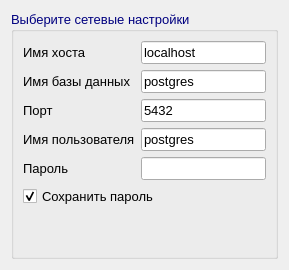
      <widget class="QWidget" name="tab_2">
       <attribute name="title">
        <string>База данных</string>
       </attribute>
       <layout class="QVBoxLayout" name="verticalLayout_6">
        <item>
         <widget class="QGroupBox" name="groupBox_2">
          <property name="palette">
           <palette>
            <active>
             <colorrole role="WindowText">
              <brush brushstyle="SolidPattern">
               <color alpha="255">
                <red>0</red>
                <green>0</green>
                <blue>127</blue>
               </color>
              </brush>
             </colorrole>
            </active>
            <inactive>
             <colorrole role="WindowText">
              <brush brushstyle="SolidPattern">
               <color alpha="255">
                <red>0</red>
                <green>0</green>
                <blue>127</blue>
               </color>
              </brush>
             </colorrole>
            </inactive>
            <disabled>
             <colorrole role="WindowText">
              <brush brushstyle="SolidPattern">
               <color alpha="255">
                <red>120</red>
                <green>120</green>
                <blue>120</blue>
               </color>
              </brush>
             </colorrole>
            </disabled>
           </palette>
          </property>
          <property name="font">
           <font>
            <pointsize>10</pointsize>
           </font>
          </property>
          <property name="tabletTracking">
           <bool>false</bool>
          </property>
          <property name="title">
           <string>Выберите сетевые настройки</string>
          </property>
          <layout class="QGridLayout" name="gridLayout">
           <item row="2" column="2">
            <widget class="QLineEdit" name="le_port">
             <property name="palette">
              <palette>
               <active>
                <colorrole role="WindowText">
                 <brush brushstyle="SolidPattern">
                  <color alpha="255">
                   <red>0</red>
                   <green>0</green>
                   <blue>0</blue>
                  </color>
                 </brush>
                </colorrole>
               </active>
               <inactive>
                <colorrole role="WindowText">
                 <brush brushstyle="SolidPattern">
                  <color alpha="255">
                   <red>0</red>
                   <green>0</green>
                   <blue>0</blue>
                  </color>
                 </brush>
                </colorrole>
               </inactive>
               <disabled>
                <colorrole role="WindowText">
                 <brush brushstyle="SolidPattern">
                  <color alpha="255">
                   <red>120</red>
                   <green>120</green>
                   <blue>120</blue>
                  </color>
                 </brush>
                </colorrole>
               </disabled>
              </palette>
             </property>
             <property name="font">
              <font>
               <pointsize>10</pointsize>
              </font>
             </property>
             <property name="text">
              <string>5432</string>
             </property>
            </widget>
           </item>
           <item row="5" column="0" colspan="3">
            <widget class="QCheckBox" name="checkBox">
             <property name="palette">
              <palette>
               <active>
                <colorrole role="WindowText">
                 <brush brushstyle="SolidPattern">
                  <color alpha="255">
                   <red>0</red>
                   <green>0</green>
                   <blue>0</blue>
                  </color>
                 </brush>
                </colorrole>
               </active>
               <inactive>
                <colorrole role="WindowText">
                 <brush brushstyle="SolidPattern">
                  <color alpha="255">
                   <red>0</red>
                   <green>0</green>
                   <blue>0</blue>
                  </color>
                 </brush>
                </colorrole>
               </inactive>
               <disabled>
                <colorrole role="WindowText">
                 <brush brushstyle="SolidPattern">
                  <color alpha="255">
                   <red>120</red>
                   <green>120</green>
                   <blue>120</blue>
                  </color>
                 </brush>
                </colorrole>
               </disabled>
              </palette>
             </property>
             <property name="text">
              <string>Сохранить пароль</string>
             </property>
             <property name="checked">
              <bool>true</bool>
             </property>
            </widget>
           </item>
           <item row="3" column="0" colspan="2">
            <widget class="QLabel" name="label_5">
             <property name="palette">
              <palette>
               <active>
                <colorrole role="WindowText">
                 <brush brushstyle="SolidPattern">
                  <color alpha="255">
                   <red>0</red>
                   <green>0</green>
                   <blue>0</blue>
                  </color>
                 </brush>
                </colorrole>
               </active>
               <inactive>
                <colorrole role="WindowText">
                 <brush brushstyle="SolidPattern">
                  <color alpha="255">
                   <red>0</red>
                   <green>0</green>
                   <blue>0</blue>
                  </color>
                 </brush>
                </colorrole>
               </inactive>
               <disabled>
                <colorrole role="WindowText">
                 <brush brushstyle="SolidPattern">
                  <color alpha="255">
                   <red>120</red>
                   <green>120</green>
                   <blue>120</blue>
                  </color>
                 </brush>
                </colorrole>
               </disabled>
              </palette>
             </property>
             <property name="font">
              <font>
               <pointsize>10</pointsize>
              </font>
             </property>
             <property name="text">
              <string>Имя пользователя</string>
             </property>
            </widget>
           </item>
           <item row="4" column="2">
            <widget class="QLineEdit" name="le_pass">
             <property name="palette">
              <palette>
               <active>
                <colorrole role="WindowText">
                 <brush brushstyle="SolidPattern">
                  <color alpha="255">
                   <red>0</red>
                   <green>0</green>
                   <blue>0</blue>
                  </color>
                 </brush>
                </colorrole>
               </active>
               <inactive>
                <colorrole role="WindowText">
                 <brush brushstyle="SolidPattern">
                  <color alpha="255">
                   <red>0</red>
                   <green>0</green>
                   <blue>0</blue>
                  </color>
                 </brush>
                </colorrole>
               </inactive>
               <disabled>
                <colorrole role="WindowText">
                 <brush brushstyle="SolidPattern">
                  <color alpha="255">
                   <red>120</red>
                   <green>120</green>
                   <blue>120</blue>
                  </color>
                 </brush>
                </colorrole>
               </disabled>
              </palette>
             </property>
             <property name="font">
              <font>
               <pointsize>10</pointsize>
              </font>
             </property>
             <property name="inputMask">
              <string/>
             </property>
             <property name="text">
              <string/>
             </property>
            </widget>
           </item>
           <item row="1" column="2">
            <widget class="QLineEdit" name="le_db">
             <property name="sizePolicy">
              <sizepolicy hsizetype="Expanding" vsizetype="Fixed">
               <horstretch>0</horstretch>
               <verstretch>0</verstretch>
              </sizepolicy>
             </property>
             <property name="palette">
              <palette>
               <active>
                <colorrole role="WindowText">
                 <brush brushstyle="SolidPattern">
                  <color alpha="255">
                   <red>0</red>
                   <green>0</green>
                   <blue>0</blue>
                  </color>
                 </brush>
                </colorrole>
               </active>
               <inactive>
                <colorrole role="WindowText">
                 <brush brushstyle="SolidPattern">
                  <color alpha="255">
                   <red>0</red>
                   <green>0</green>
                   <blue>0</blue>
                  </color>
                 </brush>
                </colorrole>
               </inactive>
               <disabled>
                <colorrole role="WindowText">
                 <brush brushstyle="SolidPattern">
                  <color alpha="255">
                   <red>120</red>
                   <green>120</green>
                   <blue>120</blue>
                  </color>
                 </brush>
                </colorrole>
               </disabled>
              </palette>
             </property>
             <property name="font">
              <font>
               <pointsize>10</pointsize>
              </font>
             </property>
             <property name="text">
              <string>postgres</string>
             </property>
            </widget>
           </item>
           <item row="2" column="0">
            <widget class="QLabel" name="label_8">
             <property name="palette">
              <palette>
               <active>
                <colorrole role="WindowText">
                 <brush brushstyle="SolidPattern">
                  <color alpha="255">
                   <red>0</red>
                   <green>0</green>
                   <blue>0</blue>
                  </color>
                 </brush>
                </colorrole>
               </active>
               <inactive>
                <colorrole role="WindowText">
                 <brush brushstyle="SolidPattern">
                  <color alpha="255">
                   <red>0</red>
                   <green>0</green>
                   <blue>0</blue>
                  </color>
                 </brush>
                </colorrole>
               </inactive>
               <disabled>
                <colorrole role="WindowText">
                 <brush brushstyle="SolidPattern">
                  <color alpha="255">
                   <red>120</red>
                   <green>120</green>
                   <blue>120</blue>
                  </color>
                 </brush>
                </colorrole>
               </disabled>
              </palette>
             </property>
             <property name="font">
              <font>
               <pointsize>10</pointsize>
              </font>
             </property>
             <property name="text">
              <string>Порт</string>
             </property>
            </widget>
           </item>
           <item row="1" column="0" colspan="2">
            <widget class="QLabel" name="label_6">
             <property name="palette">
              <palette>
               <active>
                <colorrole role="WindowText">
                 <brush brushstyle="SolidPattern">
                  <color alpha="255">
                   <red>0</red>
                   <green>0</green>
                   <blue>0</blue>
                  </color>
                 </brush>
                </colorrole>
               </active>
               <inactive>
                <colorrole role="WindowText">
                 <brush brushstyle="SolidPattern">
                  <color alpha="255">
                   <red>0</red>
                   <green>0</green>
                   <blue>0</blue>
                  </color>
                 </brush>
                </colorrole>
               </inactive>
               <disabled>
                <colorrole role="WindowText">
                 <brush brushstyle="SolidPattern">
                  <color alpha="255">
                   <red>120</red>
                   <green>120</green>
                   <blue>120</blue>
                  </color>
                 </brush>
                </colorrole>
               </disabled>
              </palette>
             </property>
             <property name="font">
              <font>
               <pointsize>10</pointsize>
              </font>
             </property>
             <property name="text">
              <string>Имя базы данных</string>
             </property>
            </widget>
           </item>
           <item row="0" column="0" colspan="2">
            <widget class="QLabel" name="label_4">
             <property name="palette">
              <palette>
               <active>
                <colorrole role="WindowText">
                 <brush brushstyle="SolidPattern">
                  <color alpha="255">
                   <red>0</red>
                   <green>0</green>
                   <blue>0</blue>
                  </color>
                 </brush>
                </colorrole>
               </active>
               <inactive>
                <colorrole role="WindowText">
                 <brush brushstyle="SolidPattern">
                  <color alpha="255">
                   <red>0</red>
                   <green>0</green>
                   <blue>0</blue>
                  </color>
                 </brush>
                </colorrole>
               </inactive>
               <disabled>
                <colorrole role="WindowText">
                 <brush brushstyle="SolidPattern">
                  <color alpha="255">
                   <red>120</red>
                   <green>120</green>
                   <blue>120</blue>
                  </color>
                 </brush>
                </colorrole>
               </disabled>
              </palette>
             </property>
             <property name="font">
              <font>
               <pointsize>10</pointsize>
              </font>
             </property>
             <property name="text">
              <string>Имя хоста</string>
             </property>
            </widget>
           </item>
           <item row="3" column="2">
            <widget class="QLineEdit" name="le_user">
             <property name="palette">
              <palette>
               <active>
                <colorrole role="WindowText">
                 <brush brushstyle="SolidPattern">
                  <color alpha="255">
                   <red>0</red>
                   <green>0</green>
                   <blue>0</blue>
                  </color>
                 </brush>
                </colorrole>
               </active>
               <inactive>
                <colorrole role="WindowText">
                 <brush brushstyle="SolidPattern">
                  <color alpha="255">
                   <red>0</red>
                   <green>0</green>
                   <blue>0</blue>
                  </color>
                 </brush>
                </colorrole>
               </inactive>
               <disabled>
                <colorrole role="WindowText">
                 <brush brushstyle="SolidPattern">
                  <color alpha="255">
                   <red>120</red>
                   <green>120</green>
                   <blue>120</blue>
                  </color>
                 </brush>
                </colorrole>
               </disabled>
              </palette>
             </property>
             <property name="font">
              <font>
               <pointsize>10</pointsize>
              </font>
             </property>
             <property name="text">
              <string>postgres</string>
             </property>
            </widget>
           </item>
           <item row="0" column="2">
            <widget class="QLineEdit" name="le_host">
             <property name="palette">
              <palette>
               <active>
                <colorrole role="WindowText">
                 <brush brushstyle="SolidPattern">
                  <color alpha="255">
                   <red>0</red>
                   <green>0</green>
                   <blue>0</blue>
                  </color>
                 </brush>
                </colorrole>
               </active>
               <inactive>
                <colorrole role="WindowText">
                 <brush brushstyle="SolidPattern">
                  <color alpha="255">
                   <red>0</red>
                   <green>0</green>
                   <blue>0</blue>
                  </color>
                 </brush>
                </colorrole>
               </inactive>
               <disabled>
                <colorrole role="WindowText">
                 <brush brushstyle="SolidPattern">
                  <color alpha="255">
                   <red>120</red>
                   <green>120</green>
                   <blue>120</blue>
                  </color>
                 </brush>
                </colorrole>
               </disabled>
              </palette>
             </property>
             <property name="font">
              <font>
               <pointsize>10</pointsize>
              </font>
             </property>
             <property name="text">
              <string>localhost</string>
             </property>
            </widget>
           </item>
           <item row="4" column="0">
            <widget class="QLabel" name="label_7">
             <property name="palette">
              <palette>
               <active>
                <colorrole role="WindowText">
                 <brush brushstyle="SolidPattern">
                  <color alpha="255">
                   <red>0</red>
                   <green>0</green>
                   <blue>0</blue>
                  </color>
                 </brush>
                </colorrole>
               </active>
               <inactive>
                <colorrole role="WindowText">
                 <brush brushstyle="SolidPattern">
                  <color alpha="255">
                   <red>0</red>
                   <green>0</green>
                   <blue>0</blue>
                  </color>
                 </brush>
                </colorrole>
               </inactive>
               <disabled>
                <colorrole role="WindowText">
                 <brush brushstyle="SolidPattern">
                  <color alpha="255">
                   <red>120</red>
                   <green>120</green>
                   <blue>120</blue>
                  </color>
                 </brush>
                </colorrole>
               </disabled>
              </palette>
             </property>
             <property name="font">
              <font>
               <pointsize>10</pointsize>
              </font>
             </property>
             <property name="text">
              <string>Пароль</string>
             </property>
            </widget>
           </item>
           <item row="6" column="0" colspan="3">
            <spacer name="verticalSpacer_2">
             <property name="orientation">
              <enum>Qt::Vertical</enum>
             </property>
             <property name="sizeHint" stdset="0">
              <size>
               <width>20</width>
               <height>40</height>
              </size>
             </property>
            </spacer>
           </item>
          </layout>
         </widget>
        </item>
       </layout>
      </widget>
